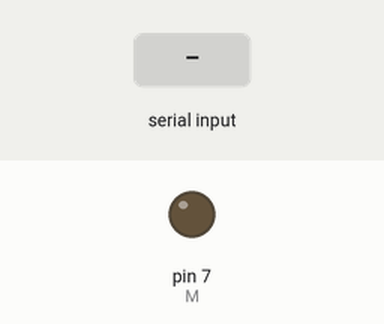
The program below on a simulated Arduino Nano, built with avr-gcc and run on an emulated ATmega328P. Shown: output pins drawn as LEDs (lit = HIGH). The inputs (shaded band) are chosen by the test bench. Pins used as bus, display or sensor lines are not drawn; what the program prints to the serial monitor is not drawn.

Above: at 1.2 s.
1.3 s: byte 119 (0x77) received over Serial
At 2.3 s:
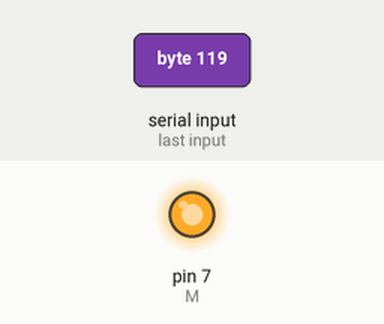
2.8 s: "1" received over the second serial link
Timing chart, 0 to 5.8 s (numbered marks = the images above; inputs shaded):
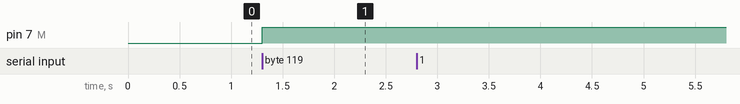

The program:

main.cpp
```cpp
#include <Arduino.h>
#include <SoftwareSerial.h>

#define TX 2
#define RX 3

#define D5 4
#define D6 5
#define D7 6
#define M 7

SoftwareSerial desk(RX, TX);

/**
 * @brief Setup serial lines and pins for communication with computer and desk.
 */
void setup()
{
	// setup communication with desktop computer
	Serial.begin(9600);

	// setup communication with desk motor controller
	pinMode(TX, OUTPUT);
	pinMode(RX, INPUT);
	desk.begin(9600);

	pinMode(D5, OUTPUT);
	pinMode(D6, OUTPUT);
	pinMode(D7, OUTPUT);
	pinMode(M, OUTPUT);
}

/**
 * @brief Effectively release all simulated buttons.
 */
void reset()
{
	digitalWrite(D5, HIGH);
	digitalWrite(D6, HIGH);
	digitalWrite(D7, HIGH);
	digitalWrite(M, HIGH);
}

/**
 * @brief Forward packets between computer and desk, intercept button state packet to simulate user interaction.
 */
void loop()
{
	// forward display feedback
	while(desk.available())
	{
		Serial.write(desk.read());
	}

	if(Serial.peek() == 0xff)
	{
		// set button state, but wait for state bytes to have arrived
		if(Serial.available() >= 3)
		{
			Serial.read(); // = 0xff
			int buttons = Serial.read();
			// prevent errors due to one-bit-errors
			if(buttons == Serial.read())
			{
				bool m = buttons & 0x01;
				digitalWrite(D5, !m && buttons & 0x28 ? LOW : HIGH);
				digitalWrite(D6, !m && buttons & 0x14 ? LOW : HIGH);
				digitalWrite(D7, !m && buttons & 0x1a ? LOW : HIGH);
				digitalWrite(M, m ? LOW : HIGH);

				// automatically send keep-alive
				desk.write(0x11);
			}
		}
	}
	else if(Serial.available())
	{
		// fulfill originally available requests
		int request = Serial.read();
		if(request == 0x77)
		{
			reset();
		}

		if(request == 0x11 || request == 0x77)
		{
			desk.write(request);
		}
	}

	delay(25);
}
```

Measured:
- after the input at 1.3 s, pin 7 (M): LOW → HIGH at once
- after the input at 2.8 s, every drawn part: stays the same
